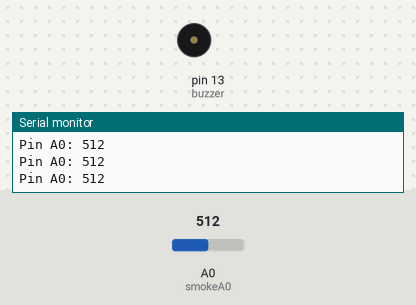
A sketch run on a simulated Arduino Uno, built with avr-gcc and run on an emulated ATmega328P. On the bench: buzzer (waves = sounding), the last lines printed to the serial monitor. The test bench sets the inputs (shaded band); at power-on: A0 (smokeA0) = 512.

Above: at 1.2 s.
1.3 s: A0 (smokeA0) set to 789
2.8 s: A0 (smokeA0) set to 808
At 3.3 s:
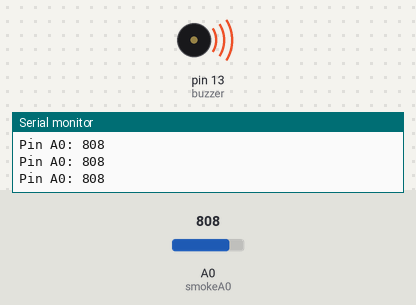
Timing chart, 0 to 5.8 s (numbered marks = the images above; inputs shaded):
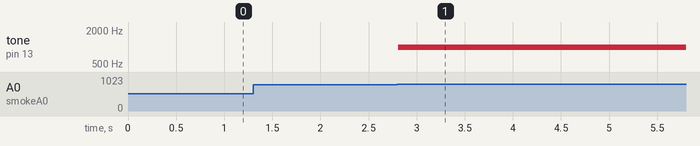

Measured:
- the behaviour switches between 800 and 801 on A0 (smokeA0) (found by bisection; images 0 and 1)
- after the input at 2.8 s, tone on pin 13 (buzzer): silent → 1000 Hz at once

The sketch:

Gas_detection_using_MQsensor.ino
```cpp
int buzzer = 13;
int smokeA0 = A0;
// Your threshold value
int sensorThres = 800;
void setup() {
  pinMode(buzzer, OUTPUT);
  pinMode(smokeA0, INPUT);
  Serial.begin(9600);
}
void loop() {
  int analogSensor = analogRead(smokeA0);
  Serial.print("Pin A0: ");
  Serial.println(analogSensor);
  // Checks if it has reached the threshold value
  if (analogSensor > sensorThres)
  {
    tone(buzzer, 1000, 200);// high
  }
  else
  {
    noTone(buzzer); //low
  }
  delay(100);
}
```
